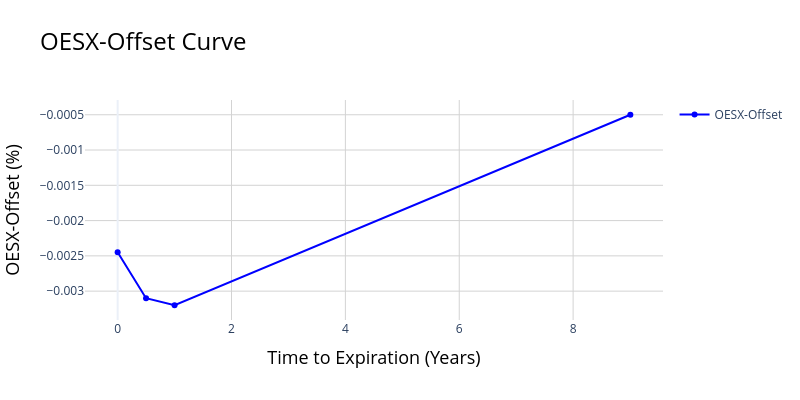

Write notebook code for a chart like this one.
### Code cell
import plotly.graph_objects as go

ref_date = term_structure1.referenceDate()

results = []
for date in dates:
    if date < ref_date:
        continue
    time_to_expiration = day_counter.yearFraction(ref_date, date)
    rate = term_structure1.zeroRate(time_to_expiration, ql.Continuous, ql.Annual, True).rate()
    results.append((time_to_expiration, rate))

# DataFrame with results
dfoff = pd.DataFrame(results, columns=['Time to Expiration (Years)', 'OESX-Offset'])

# Plotly-Diagramm
fig = go.Figure()

# Configure the trace for the OESX-Offset curve
fig.add_trace(go.Scatter(
    x=dfoff['Time to Expiration (Years)'],
    y=dfoff['OESX-Offset'],
    mode='lines+markers', 
    marker=dict(symbol='circle', size=6, color='blue'),  
    line=dict(color='blue'),  # Line color
    name='OESX-Offset'  # Name of the trace in the legend
))

# Diagram-Layout
fig.update_layout(
    title='OESX-Offset Curve',
    xaxis=dict(title='Time to Expiration (Years)', showgrid=True, gridcolor='lightgray'),  # x-axis
    yaxis=dict(title='OESX-Offset (%)', showgrid=True, gridcolor='lightgray'),  # y-axis
    template='plotly_white', 
    plot_bgcolor='rgba(255, 255, 255, 0.8)', 
    title_font=dict(size=24, color='black'), 
    xaxis_title_font=dict(size=18, color='black'), 
    yaxis_title_font=dict(size=18, color='black'), 
    showlegend=True,
    width=800, height=400 
)

### Figure 1 — Plotly figure (JSON) as saved in the notebook; plotly's stock layout.template omitted (floating-point values rounded to 4 significant figures)
{"data": [{"line": {"color": "blue"}, "marker": {"color": "blue", "size": 6, "symbol": "circle"}, "mode": "lines+markers", "name": "OESX-Offset", "type": "scatter", "x": [0.0, 0.4986, 1.0, 9.005], "y": [-0.00245, -0.0031, -0.0032, -0.0005]}], "layout": {"height": 400, "plot_bgcolor": "rgba(255, 255, 255, 0.8)", "showlegend": true, "title": {"font": {"color": "black", "size": 24}, "text": "OESX-Offset Curve"}, "width": 800, "xaxis": {"gridcolor": "lightgray", "showgrid": true, "title": {"font": {"color": "black", "size": 18}, "text": "Time to Expiration (Years)"}}, "yaxis": {"gridcolor": "lightgray", "showgrid": true, "title": {"font": {"color": "black", "size": 18}, "text": "OESX-Offset (%)"}}}}
